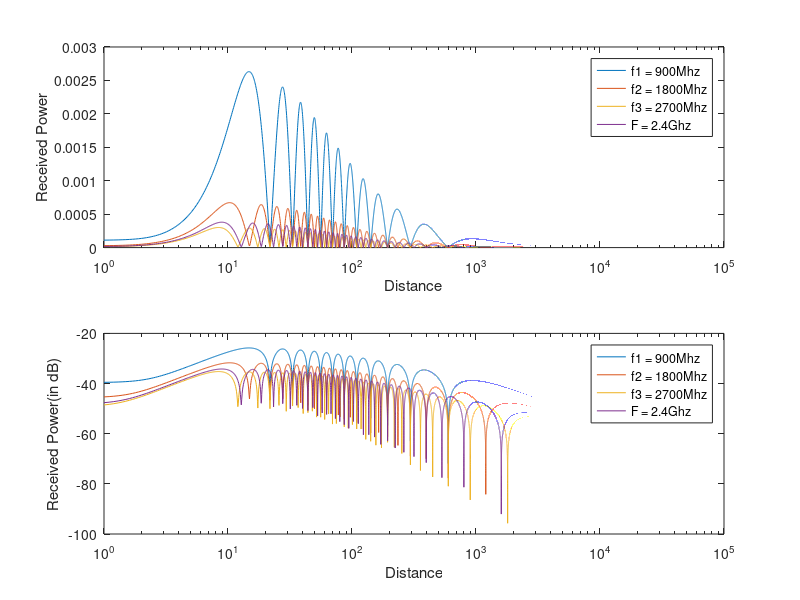

The MATLAB script that drew this image:
% Lab 4 - Simulation of two ray(ground) reflection model in MATLAB
clc;
close all;
clear all;

% Defining Values
Pt = 1;
ht = 50;
hr = 2;
d = 1:0.1:10^5;
f1 = 900*10^6;
f2 = 1800*10^6;
f3 = 2700*10^6;
F = 2.4*10^9;
c = 3*10^8;
Glos = 1;
Gref = 1;
R = -1;

% Calculating values
Dref = sqrt((d.^2)+(ht+hr)^2);
Dlos = sqrt((d.^2)+(ht-hr)^2);

delta = Dref-Dlos;

phi1 = (2*pi*delta)/(c/f1);
phi2 = (2*pi*delta)/(c/f2);
phi3 = (2*pi*delta)/(c/f3);
phiF = (2*pi*delta)/(c/F);

Pr1 = Pt * ((c/f1)/4*pi)^2 * abs((sqrt(Glos)./Dlos) + ((R.*sqrt(Gref)./Dref).*exp(-1i*phi1)));
PrdB1 = 10*log10(Pr1);

Pr2 = Pt * ((c/f2)/4*pi)^2 * abs((sqrt(Glos)./Dlos) + ((R.*sqrt(Gref)./Dref).*exp(-1i*phi2)));
PrdB2 = 10*log10(Pr2);

Pr3 = Pt * ((c/f3)/4*pi)^2 * abs((sqrt(Glos)./Dlos) + ((R.*sqrt(Gref)./Dref).*exp(-1i*phi3)));
PrdB3 = 10*log10(Pr3);

PrF = Pt * ((c/F)/4*pi)^2 * abs((sqrt(Glos)./Dlos) + ((R.*sqrt(Gref)./Dref).*exp(-1i*phiF)));
PrdBF = 10*log10(PrF);

% Plotting
subplot(2,1,1)
semilogx(d,Pr1)
hold on
semilogx(d,Pr2)
semilogx(d,Pr3)
semilogx(d,PrF)
xlabel("Distance")
ylabel("Received Power")
legend("f1 = 900Mhz","f2 = 1800Mhz","f3 = 2700Mhz","F = 2.4Ghz")
subplot(2,1,2)
semilogx(d,PrdB1)
hold on
semilogx(d,PrdB2)
semilogx(d,PrdB3)
semilogx(d,PrdBF)
xlabel("Distance")
ylabel("Received Power(in dB)")
legend("f1 = 900Mhz","f2 = 1800Mhz","f3 = 2700Mhz","F = 2.4Ghz")